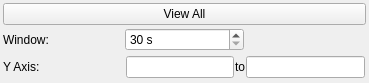
<?xml version="1.0" encoding="UTF-8"?>
<ui version="4.0">
 <class>MainForm</class>
 <widget class="QWidget" name="MainForm">
  <property name="geometry">
   <rect>
    <x>0</x>
    <y>0</y>
    <width>369</width>
    <height>83</height>
   </rect>
  </property>
  <property name="sizePolicy">
   <sizepolicy hsizetype="Minimum" vsizetype="Minimum">
    <horstretch>0</horstretch>
    <verstretch>0</verstretch>
   </sizepolicy>
  </property>
  <property name="windowTitle">
   <string>Form</string>
  </property>
  <layout class="QGridLayout" name="gridLayout">
   <property name="leftMargin">
    <number>3</number>
   </property>
   <property name="topMargin">
    <number>3</number>
   </property>
   <property name="rightMargin">
    <number>3</number>
   </property>
   <property name="bottomMargin">
    <number>3</number>
   </property>
   <property name="spacing">
    <number>3</number>
   </property>
   <item row="6" column="1">
    <widget class="QLabel" name="label_3">
     <property name="text">
      <string>Y Axis:</string>
     </property>
    </widget>
   </item>
   <item row="2" column="2">
    <widget class="QSpinBox" name="spinTWindow">
     <property name="suffix">
      <string> s</string>
     </property>
     <property name="minimum">
      <number>30</number>
     </property>
     <property name="maximum">
      <number>3600</number>
     </property>
     <property name="singleStep">
      <number>30</number>
     </property>
    </widget>
   </item>
   <item row="6" column="2" colspan="2">
    <widget class="QFrame" name="frame">
     <property name="frameShape">
      <enum>QFrame::NoFrame</enum>
     </property>
     <property name="frameShadow">
      <enum>QFrame::Raised</enum>
     </property>
     <layout class="QHBoxLayout" name="horizontalLayout">
      <property name="spacing">
       <number>1</number>
      </property>
      <property name="leftMargin">
       <number>1</number>
      </property>
      <property name="topMargin">
       <number>0</number>
      </property>
      <property name="rightMargin">
       <number>1</number>
      </property>
      <property name="bottomMargin">
       <number>0</number>
      </property>
      <item>
       <widget class="QLineEdit" name="ylim1">
        <property name="sizePolicy">
         <sizepolicy hsizetype="Preferred" vsizetype="Fixed">
          <horstretch>0</horstretch>
          <verstretch>0</verstretch>
         </sizepolicy>
        </property>
        <property name="minimumSize">
         <size>
          <width>50</width>
          <height>0</height>
         </size>
        </property>
        <property name="maximumSize">
         <size>
          <width>1677215</width>
          <height>16777215</height>
         </size>
        </property>
       </widget>
      </item>
      <item>
       <widget class="QLabel" name="label_4">
        <property name="sizePolicy">
         <sizepolicy hsizetype="Fixed" vsizetype="Preferred">
          <horstretch>0</horstretch>
          <verstretch>0</verstretch>
         </sizepolicy>
        </property>
        <property name="minimumSize">
         <size>
          <width>0</width>
          <height>0</height>
         </size>
        </property>
        <property name="text">
         <string>to</string>
        </property>
        <property name="alignment">
         <set>Qt::AlignCenter</set>
        </property>
       </widget>
      </item>
      <item>
       <widget class="QLineEdit" name="ylim2">
        <property name="sizePolicy">
         <sizepolicy hsizetype="MinimumExpanding" vsizetype="Fixed">
          <horstretch>0</horstretch>
          <verstretch>0</verstretch>
         </sizepolicy>
        </property>
        <property name="minimumSize">
         <size>
          <width>50</width>
          <height>0</height>
         </size>
        </property>
        <property name="maximumSize">
         <size>
          <width>1677215</width>
          <height>16777215</height>
         </size>
        </property>
       </widget>
      </item>
     </layout>
    </widget>
   </item>
   <item row="2" column="1">
    <widget class="QLabel" name="label_2">
     <property name="text">
      <string>Window:</string>
     </property>
    </widget>
   </item>
   <item row="1" column="1" colspan="3">
    <widget class="QPushButton" name="bviewall">
     <property name="text">
      <string>View All</string>
     </property>
     <property name="flat">
      <bool>false</bool>
     </property>
    </widget>
   </item>
  </layout>
 </widget>
 <resources/>
 <connections/>
</ui>
